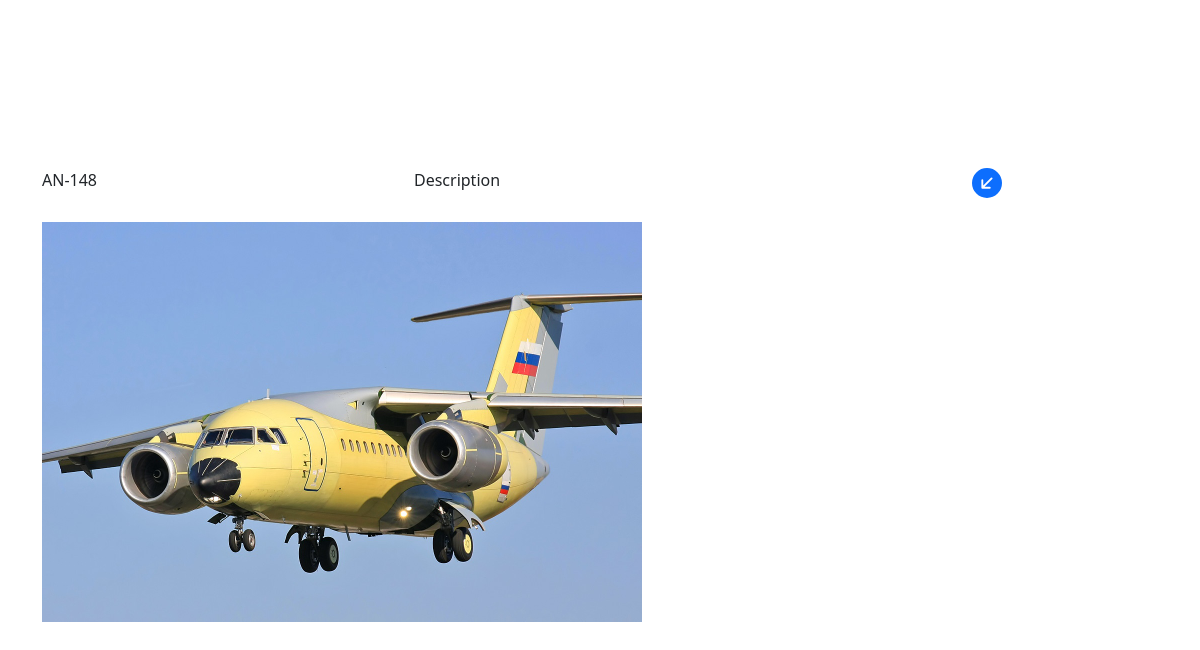
/ (lower part), run on an earlier commit of the app's database.
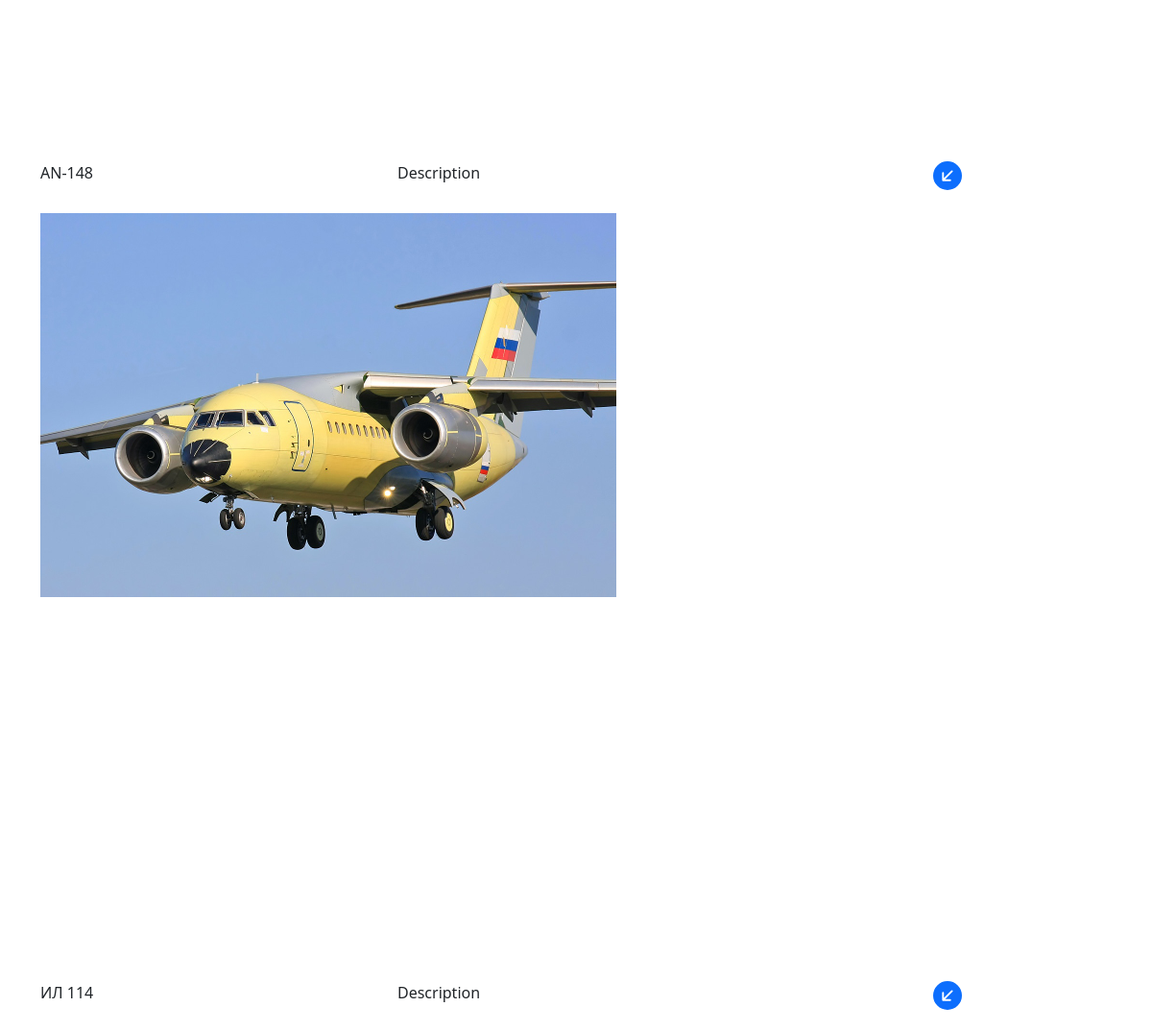
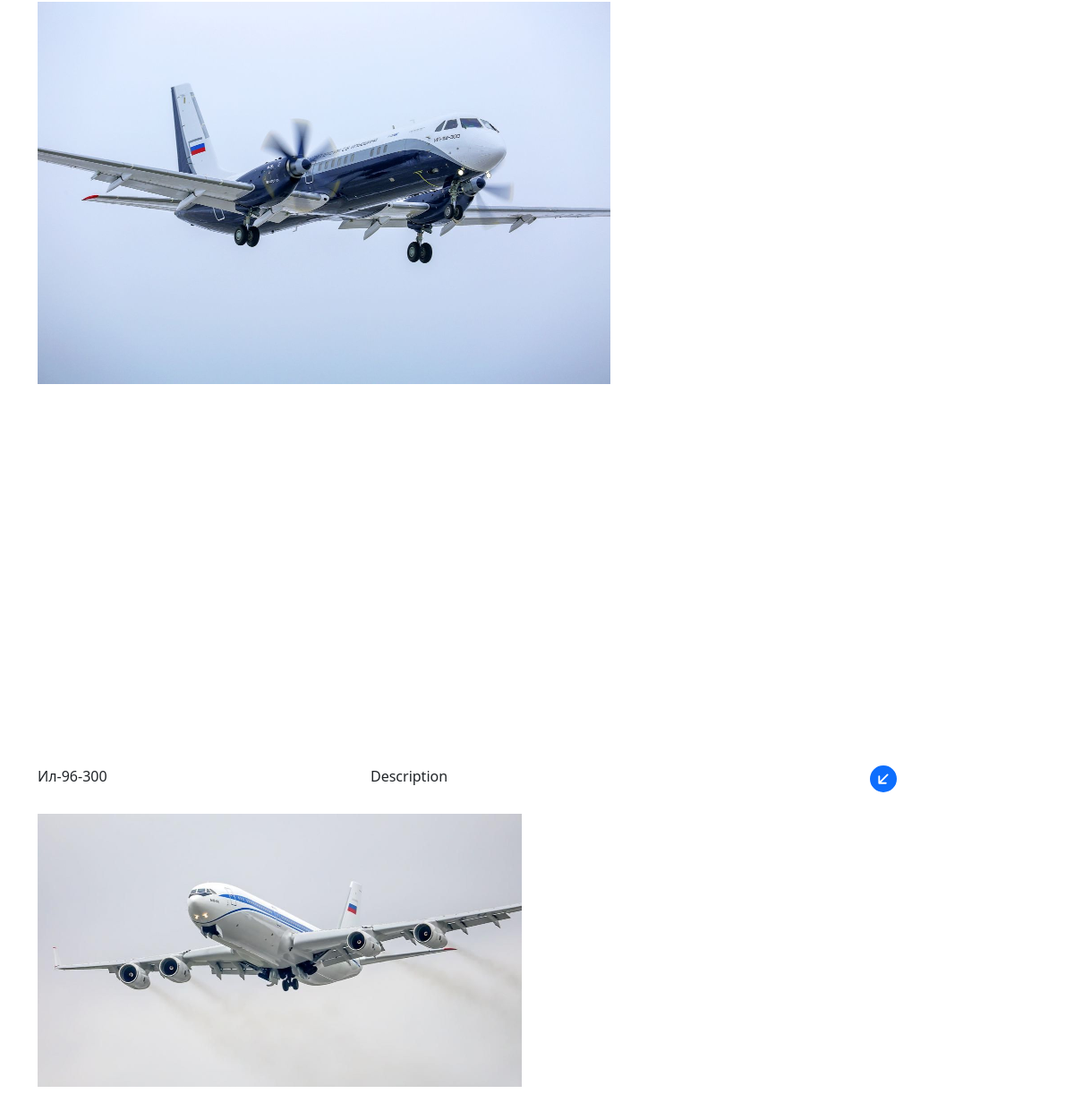
And on a later commit of the database (2 pictures, top to bottom).
### aviadb/models.py (models this page shows, shortened)
class Aircraft(models.Model):
    productName = models.CharField(max_length=200, default='Models', help_text="Название модели")
    description = models.CharField(max_length=400, default='Description', help_text="Описание модели самолета")
    photo = models.ImageField(upload_to='media')
    class Meta:
        verbose_name = 'Модель'
        verbose_name_plural = 'Модели'

### aviadb/views.py (the view)
# urls.py: path('', views.index, name='home')
def index(request):
    air = Aircraft.objects.all()
    return render(request, 'aviadb/index.html', {'title' : 'Главная страница', 'air' : air})

### templates/aviadb/index.html (shortened to what this page needs)
{% extends 'aviadb/base.html' %}
{% load static %}
{% block content %}
    <div class="row mb-3">
        {% for el in air %}
            <div class="row mb-4">
                <div class="col-md-4 themed-grid-col">{{ el.productName }}</div>
                <div class="col-md-6 themed-grid-col">{{ el.description }}</div>
                <div class="col-md-2 themed-grid-col">
                    <a href="compartments/{{ el.id }}">
                    </a>
                </div>
            </div>
            <div class="align-baseline">
                <img src="{{ el.photo.url }}" alt="{{ el.productName }}" height="50%" >
            </div>
        {% endfor %}
    </div>
{% endblock %}

What changed in the data, as far as the page shows it:
added Aircraft: productName "ИЛ 114", description "Description", photo (picture)
added Aircraft: productName "Ил-96-300", description "Description", photo (picture)
